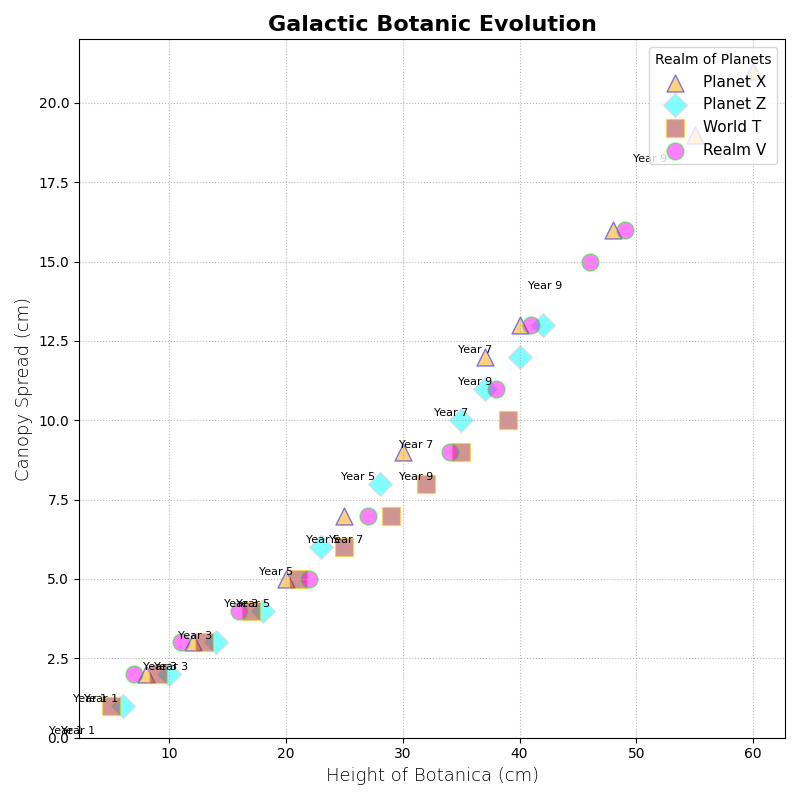

This figure's Python source:
import matplotlib.pyplot as plt
import numpy as np

years = np.array([1, 2, 3, 4, 5, 6, 7, 8, 9, 10])
xenia_height = np.array([8, 12, 20, 25, 30, 37, 40, 48, 55, 60])
xenia_diameter = np.array([2, 3, 5, 7, 9, 12, 13, 16, 19, 21])
zog_height = np.array([6, 10, 14, 18, 23, 28, 35, 37, 40, 42])
zog_diameter = np.array([1, 2, 3, 4, 6, 8, 10, 11, 12, 13])
trogar_height = np.array([5, 9, 13, 17, 21, 25, 29, 32, 35, 39])
trogar_diameter = np.array([1, 2, 3, 4, 5, 6, 7, 8, 9, 10])
vornas_height = np.array([7, 11, 16, 22, 27, 34, 38, 41, 46, 49])
vornas_diameter = np.array([2, 3, 4, 5, 7, 9, 11, 13, 15, 16])

fig, ax1 = plt.subplots(figsize=(8, 8))

ax1.scatter(xenia_height, xenia_diameter, color='orange', edgecolor='blue', alpha=0.5, s=150, marker='^', label='Planet X')
ax1.scatter(zog_height, zog_diameter, color='cyan', edgecolor='pink', alpha=0.5, s=150, marker='D', label='Planet Z')
ax1.scatter(trogar_height, trogar_diameter, color='brown', edgecolor='gold', alpha=0.5, s=150, marker='s', label='World T')
ax1.scatter(vornas_height, vornas_diameter, color='magenta', edgecolor='lime', alpha=0.5, s=150, marker='o', label='Realm V')

ax1.set_title('Galactic Botanic Evolution', fontsize=16, fontweight='bold')
ax1.set_xlabel('Height of Botanica (cm)', fontsize=13, fontweight='light')
ax1.set_ylabel('Canopy Spread (cm)', fontsize=13, fontweight='light')
ax1.legend(title='Realm of Planets', fontsize=11, loc='upper right')
ax1.grid(linestyle=':', alpha=0.9)

for i in range(0, len(years), 2):
    ax1.annotate(f'Year {years[i]}', (xenia_height[i], xenia_diameter[i]), textcoords="offset points", xytext=(-20,-20), ha='right', fontsize=8)
    ax1.annotate(f'Year {years[i]}', (zog_height[i], zog_diameter[i]), textcoords="offset points", xytext=(-20,-20), ha='right', fontsize=8)
    ax1.annotate(f'Year {years[i]}', (trogar_height[i], trogar_diameter[i]), textcoords="offset points", xytext=(-20,-20), ha='right', fontsize=8)
    ax1.annotate(f'Year {years[i]}', (vornas_height[i], vornas_diameter[i]), textcoords="offset points", xytext=(-20,-20), ha='right', fontsize=8)

plt.tight_layout()
plt.show()
